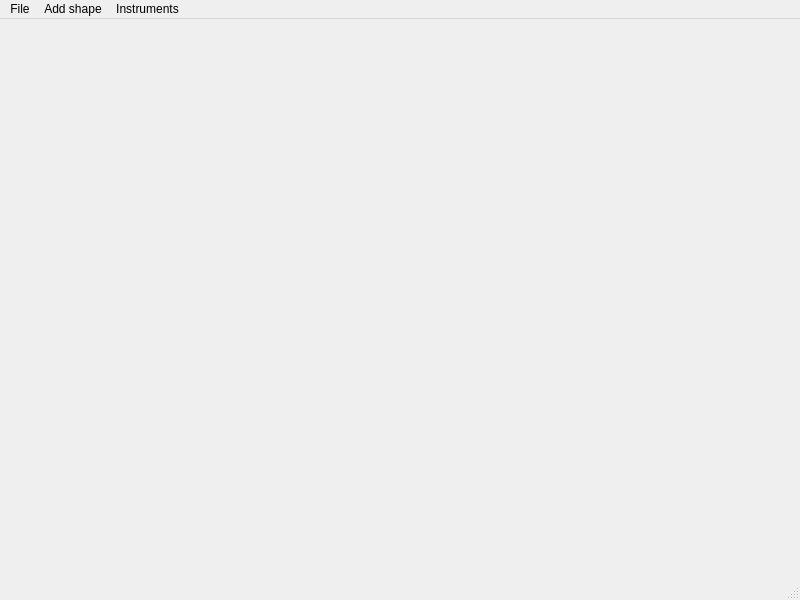
<?xml version="1.0" encoding="UTF-8"?>
<ui version="4.0">
 <class>MainWindow</class>
 <widget class="QMainWindow" name="MainWindow">
  <property name="geometry">
   <rect>
    <x>0</x>
    <y>0</y>
    <width>800</width>
    <height>600</height>
   </rect>
  </property>
  <property name="windowTitle">
   <string>MainWindow</string>
  </property>
  <widget class="QWidget" name="centralwidget"/>
  <widget class="QStatusBar" name="statusbar"/>
  <widget class="QMenuBar" name="menubar">
   <property name="geometry">
    <rect>
     <x>0</x>
     <y>0</y>
     <width>800</width>
     <height>21</height>
    </rect>
   </property>
   <widget class="QMenu" name="menuAdd_shape">
    <property name="title">
     <string>Add shape</string>
    </property>
    <addaction name="actionRectangle"/>
    <addaction name="actionTriangle"/>
    <addaction name="actionEllips"/>
   </widget>
   <widget class="QMenu" name="menuInstruments">
    <property name="title">
     <string>Instruments</string>
    </property>
    <addaction name="actionBind"/>
    <addaction name="actionMove"/>
    <addaction name="actionDelete"/>
   </widget>
   <widget class="QMenu" name="menuFile">
    <property name="title">
     <string>File</string>
    </property>
    <addaction name="actionSave"/>
    <addaction name="actionLoad"/>
   </widget>
   <addaction name="menuFile"/>
   <addaction name="menuAdd_shape"/>
   <addaction name="menuInstruments"/>
  </widget>
  <action name="actionSave">
   <property name="text">
    <string>Save</string>
   </property>
  </action>
  <action name="actionLoad">
   <property name="text">
    <string>Load</string>
   </property>
  </action>
  <action name="actionRectangle">
   <property name="text">
    <string>Rectangle</string>
   </property>
  </action>
  <action name="actionTriangle">
   <property name="text">
    <string>Triangle</string>
   </property>
  </action>
  <action name="actionEllips">
   <property name="text">
    <string>Ellips</string>
   </property>
  </action>
  <action name="actionBind">
   <property name="text">
    <string>Bind</string>
   </property>
  </action>
  <action name="actionMove">
   <property name="text">
    <string>Move</string>
   </property>
  </action>
  <action name="actionDelete">
   <property name="text">
    <string>Delete</string>
   </property>
  </action>
 </widget>
 <resources/>
 <connections/>
</ui>
